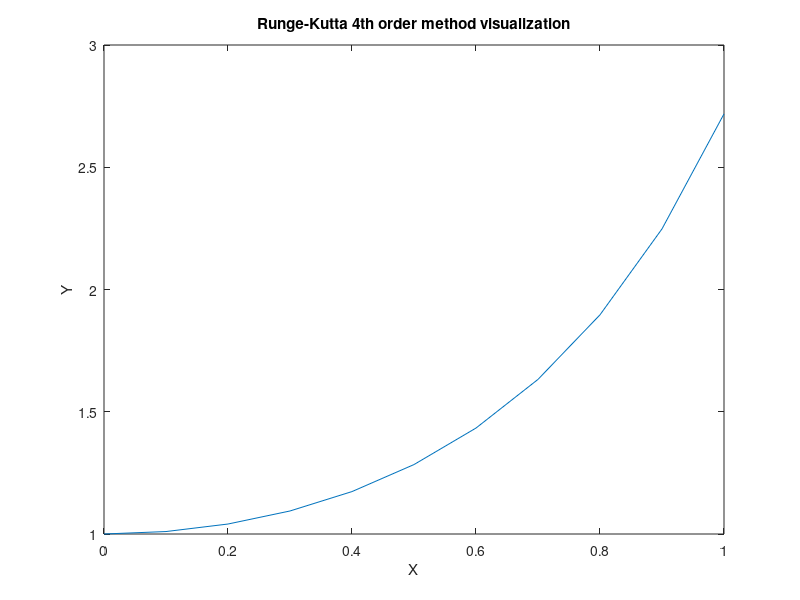

The MATLAB script that drew this image:
clc; close all; clear;

iter = 0; % Number of iterations
h = 0.1;  % Step
e = 1;    % Constraint
y0 = 1;   % Initial condition


f = @(x, y) 2 * x * y; % Ordinary differential equation
X = zeros(e / h, 1);
Y = zeros(e / h, 1);
dY = zeros(e / h, 1);
k = zeros(4, 1); % Fourth order table

Y(1) = y0;

for i=1:h:(e+1)
    iter = iter + 1;
    
    k(1) = h * f(X(iter), Y(iter));
    k(2) = h * f(X(iter) + 0.5 * h, Y(iter) + 0.5 * k(1));
    k(3) = h * f(X(iter) + 0.5 * h, Y(iter) + 0.5 * k(2));
    k(4) = h * f(X(iter) + h, Y(iter) + k(3));
    dY(iter) = (1/6) * (k(1) + 2 * k(2) + 2 * k(3) + k(4));
    
    if (i ~= (e+1))
        Y(iter + 1) = Y(iter) + dY(iter);
        X(iter + 1) = X(iter) + h;
    end
end

disp(Y);

p = figure;
plot(X, Y);
title("Runge-Kutta 4th order method visualization")
xlabel("X")
ylabel("Y")
saveas(p, 'runge-kutta-first.png');